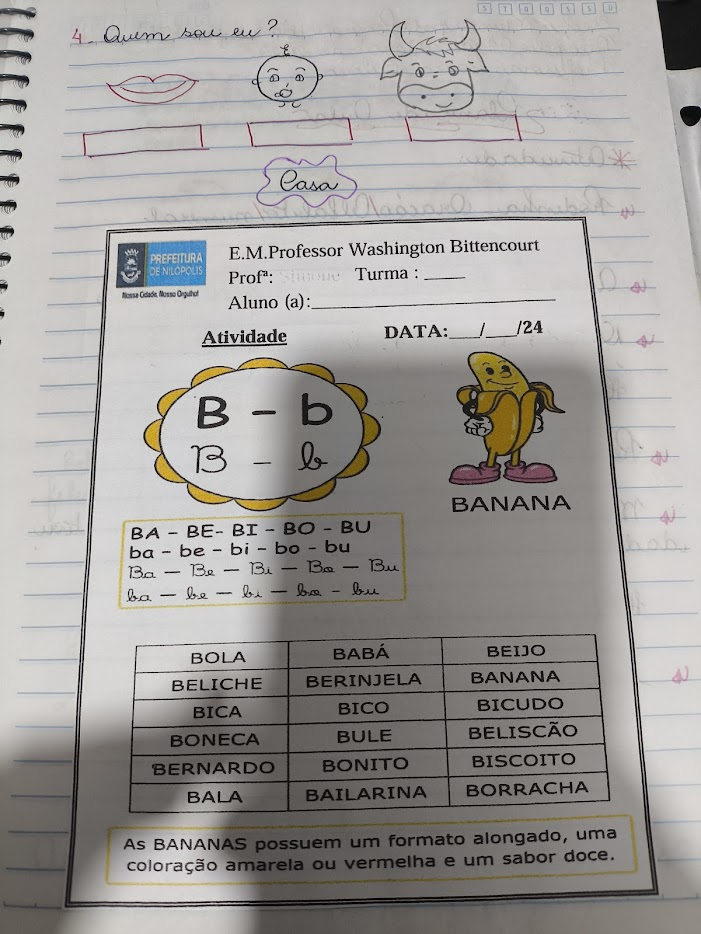
#> input picture data/entrada/upload_web/IMG_20260218_194253.jpg, 701 x 934 px
$ python -i preprocessamento.py   (imports and definitions only)
#> lines starting #> are read from the running program, lines starting #| are printed output that depends on the picture; after the words box and inside, x2 and y2 are one past the last pixel; in counts of white or black regions, pixels touching at a corner belong together
"""Pré-processamento puro e testável, guiado pelo YAML de cada perfil.

Sequência: tons de cinza → redução de ruído → deskew → CLAHE →
correção de fundo → upscale → binarização adaptativa (opcional).
Sem OpenCV, cada etapa devolve a imagem inalterada com aviso.
"""

from __future__ import annotations

from pathlib import Path
from typing import Any

from PIL import Image

try:
    import cv2
    import numpy as np

    _TEM_CV2 = True
except ImportError:  # pragma: no cover - ambiente sem OpenCV
    cv2 = None  # type: ignore[assignment]
    np = None  # type: ignore[assignment]
    _TEM_CV2 = False


def tem_opencv() -> bool:
    return _TEM_CV2


# [22 lines left out: functions ler_cinza, para_cinza, reduzir_ruido, not called in this run]


def corrigir_inclinacao(imagem) -> tuple[Any, float]:
    """Estima e desfaz a inclinação; devolve (imagem, ângulo em graus)."""
    if not _TEM_CV2:
        return imagem, 0.0
    _, binaria = cv2.threshold(imagem, 0, 255, cv2.THRESH_BINARY + cv2.THRESH_OTSU)
    pontos = np.column_stack(np.where(binaria < 128))
    if len(pontos) < 10:
        return imagem, 0.0
    angulo = cv2.minAreaRect(pontos)[-1]
    angulo = angulo + 90.0 if angulo < -45.0 else angulo
    if abs(angulo) < 0.1:
        return imagem, 0.0
    centro = (imagem.shape[1] / 2.0, imagem.shape[0] / 2.0)
    matriz = cv2.getRotationMatrix2D(centro, angulo, 1.0)
    girada = cv2.warpAffine(imagem, matriz, (imagem.shape[1], imagem.shape[0]), borderValue=255)
    return girada, round(float(angulo), 2)


# [96 lines left out: functions realce_clahe, corrigir_fundo, ampliar, binarizar, _salvar, aplicar_pipeline, not called in this run]

>>> import cv2
>>> picture = cv2.imread('../../../data/entrada/upload_web/IMG_20260218_194253.jpg', cv2.IMREAD_GRAYSCALE)
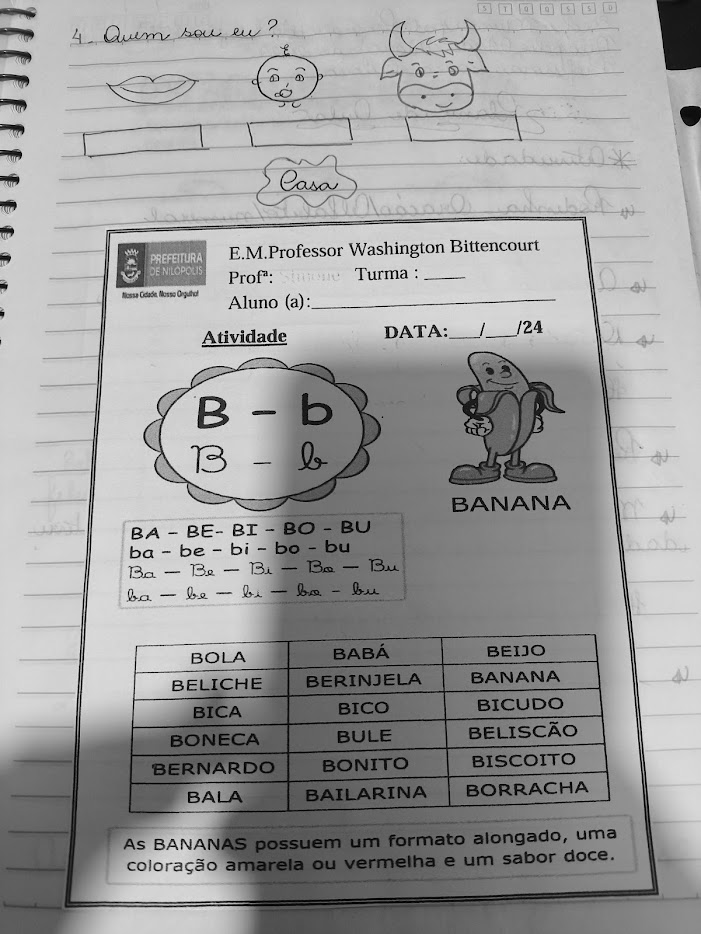
#> picture: shape (934, 701); min 0, max 233, mean 156.9
>>> result = corrigir_inclinacao(picture)
#> in corrigir_inclinacao, `_, binaria = cv2.threshold(imagem, 0, 255, cv2.THRESH_BINARY + cv2.THR..`:
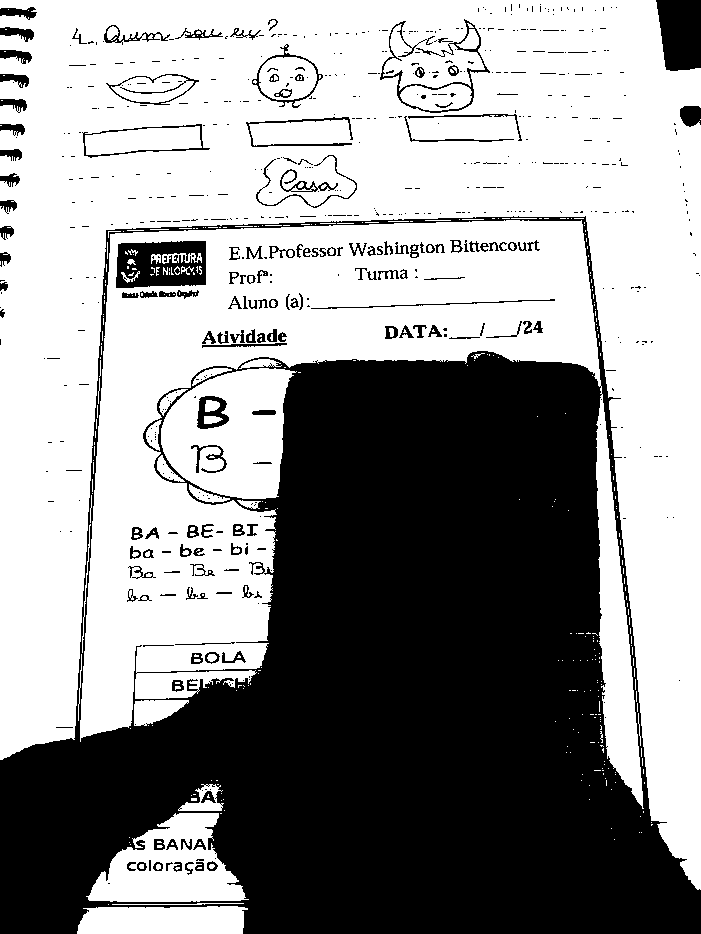
#> binaria: shape (934, 701); 58.2% white; 617 black regions (461 under 20 px), largest, box (x1, y1, x2, y2) and area: (0, 216, 701, 934) 250827, (116, 241, 206, 288) 3260, (656, 0, 701, 71) 2776
#> in corrigir_inclinacao, `pontos = np.column_stack(np.where(binaria < 128))`: pontos = 273879 pairs, first value 0 to 933, second value 0 to 700
#> in corrigir_inclinacao, `angulo = cv2.minAreaRect(pontos)[-1]`: angulo = -90
#> in corrigir_inclinacao, `angulo = angulo + 90.0 if angulo < -45.0 else angulo`: angulo = 0

$ run again, on data/entrada/upload_web/IMG_20260218_194359.jpg
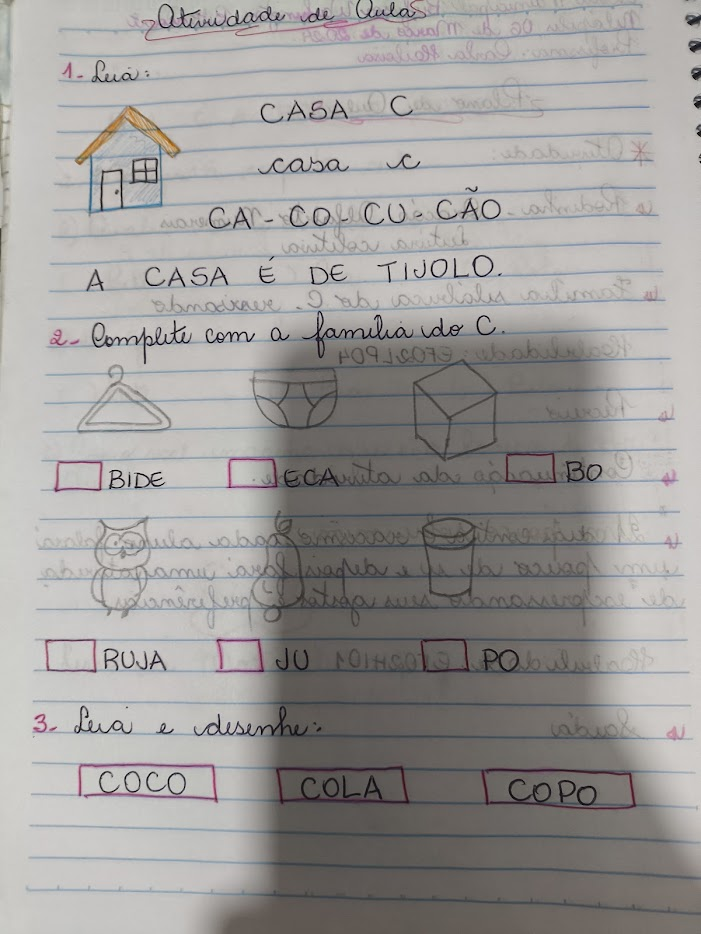
#> input picture data/entrada/upload_web/IMG_20260218_194359.jpg, 701 x 934 px
#> in corrigir_inclinacao, `_, binaria = cv2.threshold(imagem, 0, 255, cv2.THRESH_BINARY + cv2.THR..`:
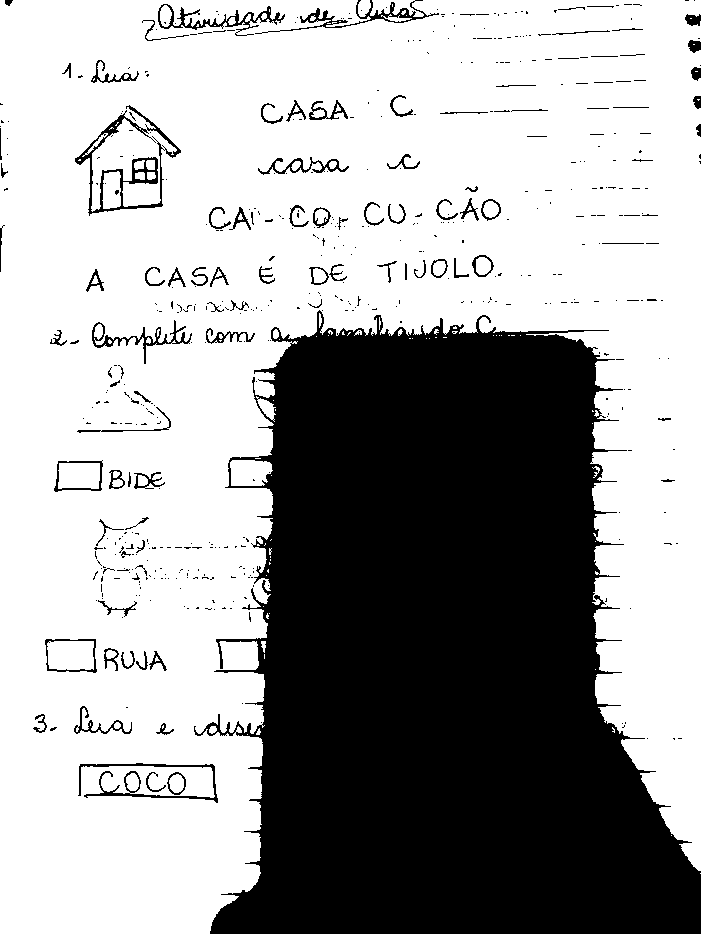
#> binaria: shape (934, 701); 64.5% white; 525 black regions (428 under 20 px), largest, box (x1, y1, x2, y2) and area: (194, 310, 701, 934) 217404, (75, 105, 181, 216) 1849, (78, 763, 218, 803) 981
#> pontos = 232395 pairs, first value 0 to 933, second value 0 to 700
#> in corrigir_inclinacao, `angulo = cv2.minAreaRect(pontos)[-1]`: angulo = -90
#> in corrigir_inclinacao, `angulo = angulo + 90.0 if angulo < -45.0 else angulo`: angulo = 0
